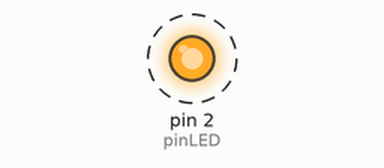
The sketch below on a simulated Arduino Uno, built with avr-gcc and run on an emulated ATmega328P. Shown: output pins drawn as LEDs (lit = HIGH). Dashed ring = blinking.

Above: at 0.2 s.
Timing chart, 0 to 3.0 s (numbered marks = the images above):
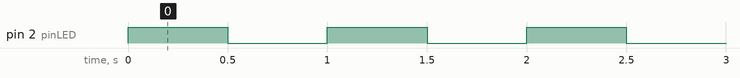

The sketch:

boardLED.ino
```cpp
/*
Blaue LED auf ESP DEVKIT v1 board blinkt einmal pro Sekunde.
*/
int pinLED = 2;

void setup() {
  pinMode(pinLED, OUTPUT);
}

void loop() {
  digitalWrite(pinLED, HIGH);
  delay(500);
  digitalWrite(pinLED, LOW);
  delay(500);
}
```

Measured:
- by itself, pin 2 (pinLED): alternates HIGH for 0.50 s and LOW for 0.50 s
